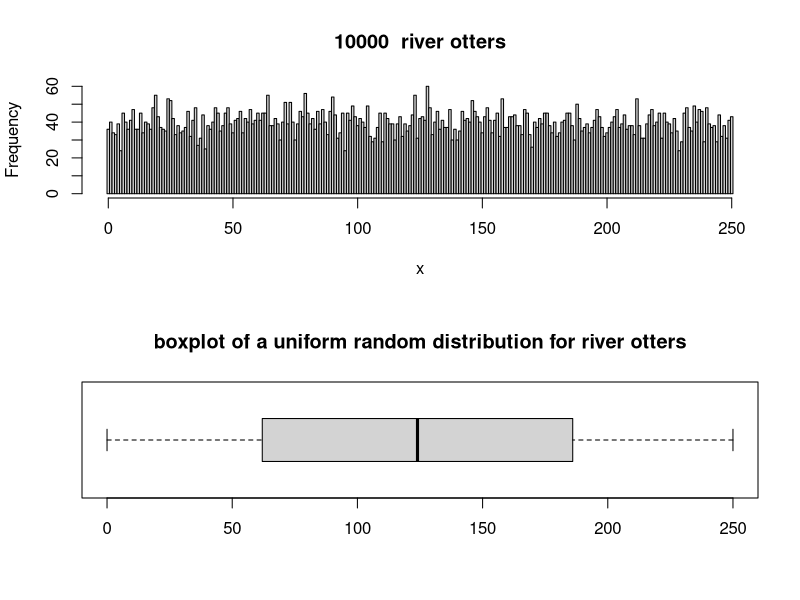
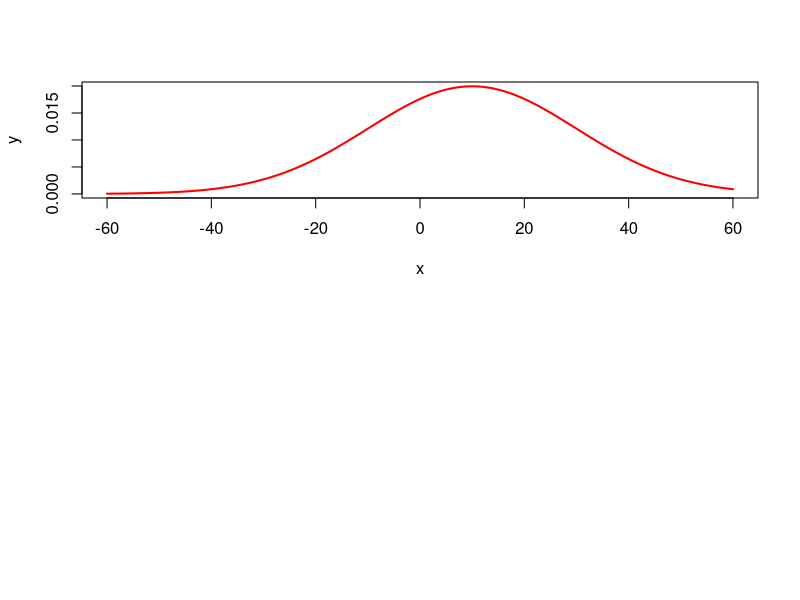

Source code (R) for these figures, in order:
## ---- chunk 1
(0.0193209)*100
## ---- chunk 2
(0.2231*3.75)/6
## ---- chunk 3
ppois(1.5, lambda=5)
## ---- chunk 4
ppois(1.5,lambda=4)
## ---- chunk 5
ppois(1.5, lambda=2)
## ---- chunk 6
numcases <- 10000                           
min <- 0                               
max <- 250 
x <- as.integer(runif(numcases,min,max+1) )        #generate random uniform numcases numbers from min to max
                                        #as.integer truncates, round converts to integers, add .5 for equal intervals 
par(mfrow=c(2,1))                        #stack two figures above each other
hist(x,main=paste( numcases," river otters"),breaks=seq(min-.5,max+.5,1))         
boxplot(x, horizontal=TRUE,range=1)              # and the boxplot
title("boxplot of a uniform random distribution for river otters")

## ---- chunk 7
(1/250)*24
## ---- chunk 8
250/2
## ---- chunk 9
(1/250)*12
## ---- chunk 10
1/250*10
## ---- chunk 11
pnorm(75,mean=80,sd=10)-pnorm(65,mean=80,sd=10)
## ---- chunk 12
pnorm(92,mean=80, sd=10, lower.tail=FALSE)
## ---- chunk 13
pnorm(68,mean=80, sd=10)
## ---- chunk 14
qnorm(0.30,mean=80,sd=10)
## ---- chunk 15
qnorm(0.80,mean=80,sd=10)
## ---- chunk 16
qnorm(0.80,mean=80,sd=10)

qnorm(0.20,mean=80,sd=10)
## ---- chunk 17
pnorm(20,mean=10,sd=20)-pnorm(10,mean=10,sd=20)
## ---- chunk 18
pnorm(60,mean=10, sd=20, lower.tail=FALSE)
## ---- chunk 19
x=seq(-60,60,length=200)
y=dnorm(x,mean=10,sd=20)
plot(x,y,type="l",lwd=2,col="red")

## ---- chunk 20
pnorm(0, mean=10, sd=20)
## ---- chunk 21
qnorm(0.25,mean=10,sd=20)

qnorm(0.75,mean=10,sd=20)
